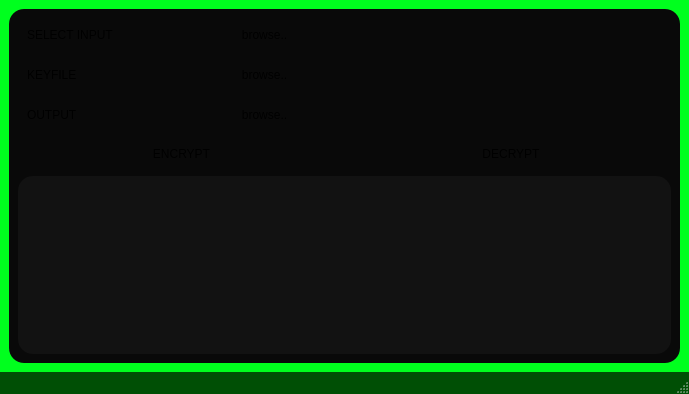
<?xml version="1.0" encoding="UTF-8"?>
<ui version="4.0">
 <class>MainWindow</class>
 <widget class="QMainWindow" name="MainWindow">
  <property name="geometry">
   <rect>
    <x>0</x>
    <y>0</y>
    <width>689</width>
    <height>394</height>
   </rect>
  </property>
  <property name="windowTitle">
   <string>MainWindow</string>
  </property>
  <property name="styleSheet">
   <string notr="true">QMainWindow {
   background-color: rgb(0, 79, 5)
}</string>
  </property>
  <widget class="QWidget" name="centralwidget">
   <property name="styleSheet">
    <string notr="true">QWidget{ 
background-color: rgb(0, 255, 30)

}</string>
   </property>
   <layout class="QVBoxLayout" name="verticalLayout_12">
    <item>
     <layout class="QGridLayout" name="gridLayout_2" rowstretch="0" columnstretch="0">
      <item row="0" column="0">
       <widget class="QWidget" name="widget" native="true">
        <property name="styleSheet">
         <string notr="true">QWidget {
   background-color: rgb(9, 9, 9);
   border-radius: 15px;
}</string>
        </property>
        <layout class="QGridLayout" name="gridLayout" rowstretch="0,0,0,0,1" columnstretch="1,1,2" rowminimumheight="0,0,0,0,0">
         <item row="2" column="0">
          <widget class="QFrame" name="frame">
           <property name="frameShape">
            <enum>QFrame::Shape::StyledPanel</enum>
           </property>
           <property name="frameShadow">
            <enum>QFrame::Shadow::Raised</enum>
           </property>
           <layout class="QVBoxLayout" name="verticalLayout_4">
            <item>
             <widget class="QLabel" name="label_3">
              <property name="styleSheet">
               <string notr="true"/>
              </property>
              <property name="text">
               <string>OUTPUT</string>
              </property>
             </widget>
            </item>
           </layout>
          </widget>
         </item>
         <item row="1" column="0">
          <widget class="QFrame" name="frame1">
           <property name="frameShape">
            <enum>QFrame::Shape::StyledPanel</enum>
           </property>
           <property name="frameShadow">
            <enum>QFrame::Shadow::Raised</enum>
           </property>
           <layout class="QVBoxLayout" name="verticalLayout_2">
            <item>
             <widget class="QLabel" name="label_2">
              <property name="styleSheet">
               <string notr="true"/>
              </property>
              <property name="text">
               <string>KEYFILE</string>
              </property>
             </widget>
            </item>
           </layout>
          </widget>
         </item>
         <item row="2" column="2">
          <widget class="QFrame" name="frame10">
           <property name="styleSheet">
            <string notr="true"/>
           </property>
           <property name="frameShape">
            <enum>QFrame::Shape::StyledPanel</enum>
           </property>
           <property name="frameShadow">
            <enum>QFrame::Shadow::Raised</enum>
           </property>
           <layout class="QVBoxLayout" name="verticalLayout_8">
            <item>
             <widget class="QLineEdit" name="outputLineEdit">
              <property name="sizePolicy">
               <sizepolicy hsizetype="Expanding" vsizetype="Preferred">
                <horstretch>0</horstretch>
                <verstretch>0</verstretch>
               </sizepolicy>
              </property>
             </widget>
            </item>
           </layout>
          </widget>
         </item>
         <item row="2" column="1">
          <widget class="QFrame" name="frame7">
           <property name="styleSheet">
            <string notr="true"/>
           </property>
           <property name="frameShape">
            <enum>QFrame::Shape::StyledPanel</enum>
           </property>
           <property name="frameShadow">
            <enum>QFrame::Shadow::Raised</enum>
           </property>
           <layout class="QVBoxLayout" name="verticalLayout_7">
            <item>
             <widget class="QPushButton" name="browseOutputButton">
              <property name="text">
               <string>browse..</string>
              </property>
             </widget>
            </item>
           </layout>
          </widget>
         </item>
         <item row="3" column="0" colspan="2">
          <widget class="QFrame" name="frame5">
           <property name="styleSheet">
            <string notr="true"/>
           </property>
           <property name="frameShape">
            <enum>QFrame::Shape::StyledPanel</enum>
           </property>
           <property name="frameShadow">
            <enum>QFrame::Shadow::Raised</enum>
           </property>
           <layout class="QVBoxLayout" name="verticalLayout_10">
            <item>
             <widget class="QPushButton" name="encryptButton">
              <property name="text">
               <string>ENCRYPT</string>
              </property>
             </widget>
            </item>
           </layout>
          </widget>
         </item>
         <item row="0" column="1">
          <widget class="QFrame" name="frame6">
           <property name="styleSheet">
            <string notr="true"/>
           </property>
           <property name="frameShape">
            <enum>QFrame::Shape::StyledPanel</enum>
           </property>
           <property name="frameShadow">
            <enum>QFrame::Shadow::Raised</enum>
           </property>
           <layout class="QVBoxLayout" name="verticalLayout_5">
            <item>
             <widget class="QPushButton" name="browseInputButton">
              <property name="text">
               <string>browse..</string>
              </property>
             </widget>
            </item>
           </layout>
          </widget>
         </item>
         <item row="0" column="2">
          <widget class="QFrame" name="frame4">
           <property name="styleSheet">
            <string notr="true"/>
           </property>
           <property name="frameShape">
            <enum>QFrame::Shape::StyledPanel</enum>
           </property>
           <property name="frameShadow">
            <enum>QFrame::Shadow::Raised</enum>
           </property>
           <layout class="QVBoxLayout" name="verticalLayout_9">
            <item>
             <widget class="QLineEdit" name="inputLineEdit">
              <property name="sizePolicy">
               <sizepolicy hsizetype="Expanding" vsizetype="Preferred">
                <horstretch>0</horstretch>
                <verstretch>0</verstretch>
               </sizepolicy>
              </property>
             </widget>
            </item>
           </layout>
          </widget>
         </item>
         <item row="1" column="2">
          <widget class="QFrame" name="frame3">
           <property name="styleSheet">
            <string notr="true"/>
           </property>
           <property name="frameShape">
            <enum>QFrame::Shape::StyledPanel</enum>
           </property>
           <property name="frameShadow">
            <enum>QFrame::Shadow::Raised</enum>
           </property>
           <layout class="QVBoxLayout" name="verticalLayout">
            <item>
             <widget class="QLineEdit" name="keyLineEdit">
              <property name="sizePolicy">
               <sizepolicy hsizetype="Expanding" vsizetype="Preferred">
                <horstretch>0</horstretch>
                <verstretch>0</verstretch>
               </sizepolicy>
              </property>
             </widget>
            </item>
           </layout>
          </widget>
         </item>
         <item row="1" column="1">
          <widget class="QFrame" name="frame2">
           <property name="styleSheet">
            <string notr="true"/>
           </property>
           <property name="frameShape">
            <enum>QFrame::Shape::StyledPanel</enum>
           </property>
           <property name="frameShadow">
            <enum>QFrame::Shadow::Raised</enum>
           </property>
           <layout class="QVBoxLayout" name="verticalLayout_6">
            <item>
             <widget class="QPushButton" name="browseKeyButton">
              <property name="text">
               <string>browse..</string>
              </property>
             </widget>
            </item>
           </layout>
          </widget>
         </item>
         <item row="3" column="2">
          <widget class="QFrame" name="frame8">
           <property name="styleSheet">
            <string notr="true"/>
           </property>
           <property name="frameShape">
            <enum>QFrame::Shape::StyledPanel</enum>
           </property>
           <property name="frameShadow">
            <enum>QFrame::Shadow::Raised</enum>
           </property>
           <layout class="QVBoxLayout" name="verticalLayout_11">
            <item>
             <widget class="QPushButton" name="decryptButton">
              <property name="text">
               <string>DECRYPT</string>
              </property>
             </widget>
            </item>
           </layout>
          </widget>
         </item>
         <item row="0" column="0">
          <widget class="QFrame" name="frame9">
           <property name="frameShape">
            <enum>QFrame::Shape::StyledPanel</enum>
           </property>
           <property name="frameShadow">
            <enum>QFrame::Shadow::Raised</enum>
           </property>
           <layout class="QVBoxLayout" name="verticalLayout_3">
            <item>
             <widget class="QLabel" name="label">
              <property name="styleSheet">
               <string notr="true"/>
              </property>
              <property name="text">
               <string>SELECT INPUT</string>
              </property>
             </widget>
            </item>
           </layout>
          </widget>
         </item>
         <item row="4" column="0" colspan="3">
          <widget class="QWidget" name="hexagonWidget" native="true">
           <property name="styleSheet">
            <string notr="true">QWidget {
background-color: rgb(18, 18, 18)
}</string>
           </property>
          </widget>
         </item>
        </layout>
       </widget>
      </item>
     </layout>
    </item>
   </layout>
  </widget>
  <widget class="QStatusBar" name="statusbar"/>
 </widget>
 <resources/>
 <connections/>
</ui>
